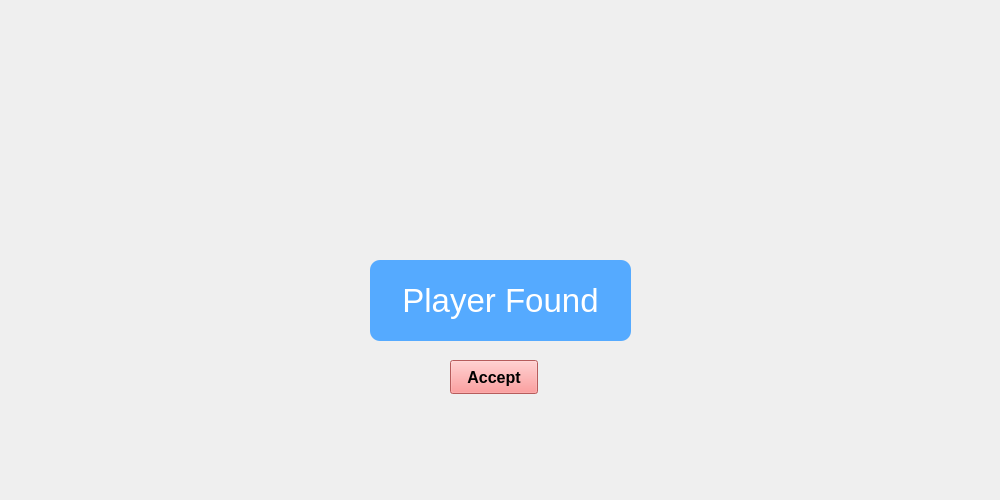
<?xml version="1.0" encoding="UTF-8"?>
<ui version="4.0">
 <class>ChooseOpponentForm</class>
 <widget class="QWidget" name="ChooseOpponentForm">
  <property name="geometry">
   <rect>
    <x>0</x>
    <y>0</y>
    <width>1000</width>
    <height>500</height>
   </rect>
  </property>
  <property name="font">
   <font>
    <pointsize>10</pointsize>
   </font>
  </property>
  <property name="windowTitle">
   <string>Form</string>
  </property>
  <widget class="QPushButton" name="pushButton">
   <property name="geometry">
    <rect>
     <x>450</x>
     <y>360</y>
     <width>88</width>
     <height>34</height>
    </rect>
   </property>
   <property name="font">
    <font>
     <pointsize>12</pointsize>
     <weight>75</weight>
     <bold>true</bold>
    </font>
   </property>
   <property name="styleSheet">
    <string notr="true">background-color: rgb(255, 129, 129)</string>
   </property>
   <property name="text">
    <string>Accept</string>
   </property>
  </widget>
  <widget class="QLabel" name="label">
   <property name="geometry">
    <rect>
     <x>370</x>
     <y>260</y>
     <width>261</width>
     <height>81</height>
    </rect>
   </property>
   <property name="font">
    <font>
     <pointsize>25</pointsize>
    </font>
   </property>
   <property name="layoutDirection">
    <enum>Qt::LeftToRight</enum>
   </property>
   <property name="styleSheet">
    <string notr="true">color: rgb(255, 255, 255);
background-color: rgb(85, 170, 255);
border-radius: 10px</string>
   </property>
   <property name="text">
    <string>Player Found</string>
   </property>
   <property name="alignment">
    <set>Qt::AlignCenter</set>
   </property>
  </widget>
 </widget>
 <resources/>
 <connections/>
</ui>
